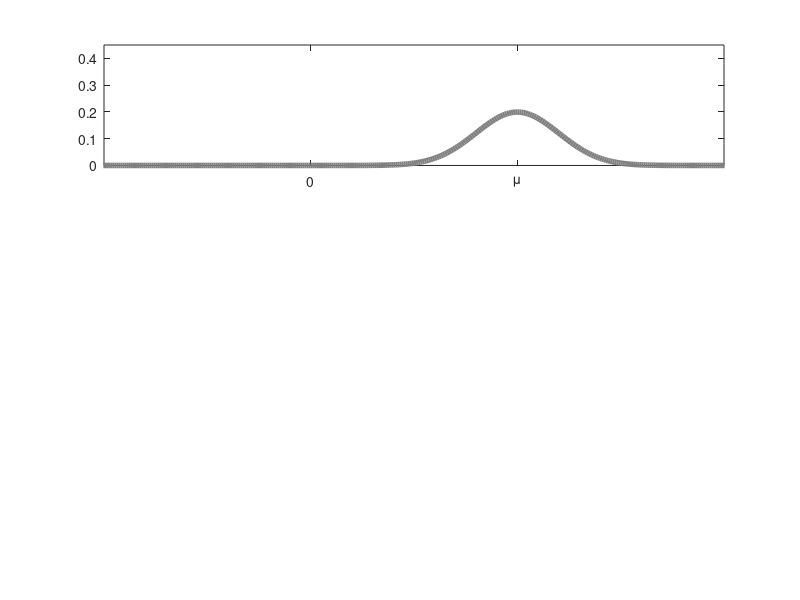

MATLAB code for this plot: (Note: this script raises an error after producing the figure.)
function plot_figure_reward_dists()


mu1 = 10;
sd1 = 2;
mu2 = 0;
sd2 = 2;
mu3 = 0;
sd3 = 1;


x = [-50:.1:50];


colors.A = [.5 .5 .5];
colors.B = [1 1 1];


lwidth = 4;

limx = [-10 20];
limy = [0 .45];

tickx = [ 0 10];
tlabelx = { '0' '\mu'};

%% Draw real
subp = [3,1];
f = figure;

%--------------------------------------------------------------------------
subplot(subp(1),subp(2),1);
norm1 = normpdf(x,mu1,sd1);

p1 = plot(x,norm1); 
set(p1,...
    'Color',colors.A,...
    'linewidth', lwidth);


xlim(limx);
ylim(limy);
% xlabel('Normal Distribution');

xticks(tickx);
xticklabels(tlabelx);


h = gca;
set(h, ...
  'Box'         , 'off'     , ...
  'TickDir'     , 'out'     , ...
  'TickLength'  , [.02 .02] , ...
  'XColor'      , [.3 .3 .3], ...
  'YColor'      , h.Parent.Color, ...
  'LineWidth'   , 1         );

%--------------------------------------------------------------------------
subplot(subp(1),subp(2),2);

norm2 = normpdf(x,mu2,sd2);

p2 = plot(x,norm2); 
set(p2,...
    'Color',colors.A,...
    'linewidth', lwidth);


xlim(limx);
ylim(limy);

xticks(tickx);
xticklabels(tlabelx);


set(gca, ...
  'Box'         , 'off'     , ...
  'TickDir'     , 'out'     , ...
  'TickLength'  , [.02 .02] , ...
  'XColor'      , [.3 .3 .3], ...
  'YColor'      , h.Parent.Color, ...
  'LineWidth'   , 1         );



set(gca,'FontName','Times New Roman');%'Helvetica' );


%--------------------------------------------------------------------------
subplot(subp(1),subp(2),3);

x3 = [-10:0.1:10];
norm3 = normpdf(x,mu3,sd3);

p3 = plot(x,norm3); 
set(p3,...
    'Color',colors.A,...
    'linewidth', lwidth);


xlim(limx);
ylim(limy);
xlabel('Normal Distribution');

xticks(tickx);
xticklabels(tlabelx);


set(gca, ...
  'Box'         , 'off'     , ...
  'TickDir'     , 'out'     , ...
  'TickLength'  , [.02 .02] , ...
  'XColor'      , [.3 .3 .3], ...
  'YColor'      , h.Parent.Color, ...
  'LineWidth'   , 1         );



set(gca,'FontName','Times New Roman');%'Helvetica' );

%--------------------------------------------------------------------------

%%

f = figure;
norm3 = normpdf(x,mu3,sd3);

p1 = plot(x,norm3); 
set(p1,...
    'Color','b',...
    'linewidth', lwidth);


xlim([-5 5]);
ylim([0 .5]);

xticks([0]);
xticklabels({''});


h = gca;
set(h, ...
  'Box'         , 'off'     , ...
  'TickDir'     , 'out'     , ...
  'TickLength'  , [.02 .02] , ...
  'XColor'      , [.3 .3 .3], ...
  'YColor'      , h.Parent.Color, ...
  'LineWidth'   , 1         );


%%
mu = [64 64 54 44];
sd = [13 13 13 13];
colors.C = 'r';


x = [-50:1:150];
norm1 = normpdf(x,mu(1),sd(1));


f = figure;
p1 = plot(x,norm1); 
set(p1,...
    'Color',colors.C,...
    'linewidth', lwidth);


xlim([0 130]);
% xlabel('Normal Distribution');

xticks([64]);
xticklabels({''});



h = gca;
set(h, ...
  'Box'         , 'off'     , ...
  'TickDir'     , 'out'     , ...
  'TickLength'  , [.02 .02] , ...
  'XColor'      , [.3 .3 .3], ...
  'YColor'      , h.Parent.Color, ...
  'LineWidth'   , 1         );


